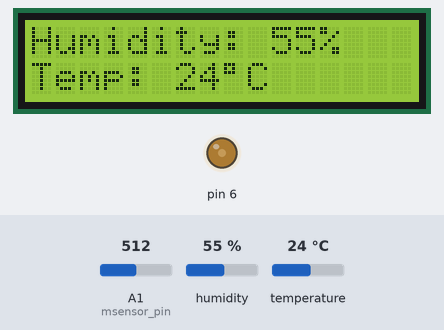
Recording of a sketch running on a simulated Arduino Uno, built with avr-gcc and run on an emulated ATmega328P. Shown: 16×2 character LCD, output pins drawn as LEDs (lit = HIGH). The inputs (shaded band) are chosen by the test bench; at power-on: humidity 55 %, A1 (msensor_pin) = 512, temperature 24 °C. What the sketch prints to the serial monitor is not drawn.

Above: at 3.2 s.
3.3 s: humidity set to 22 %
At 8.0 s:
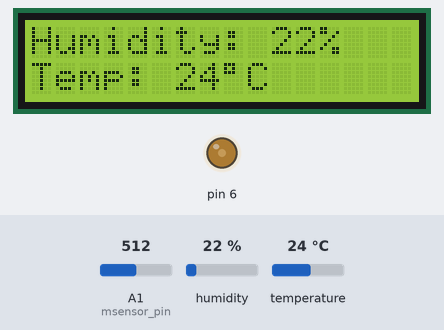
14.3 s: A1 (msensor_pin) set to 716
At 23.3 s:
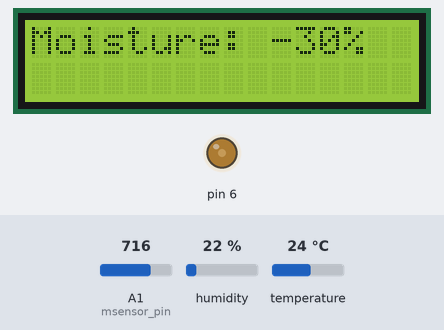
25.3 s: temperature set to 12 °C
At 30.3 s:
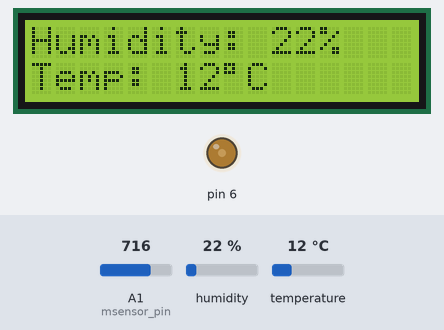
35.0 s: A1 (msensor_pin) set to 306
At 40.2 s:
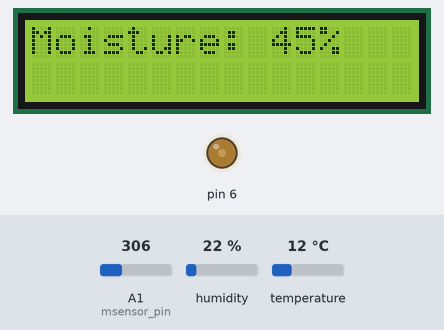
42.0 s: humidity set to 40 %
At 47.3 s:
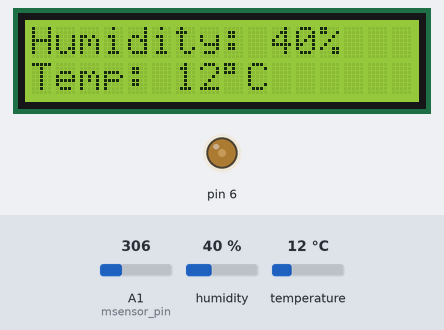
51.5 s: A1 (msensor_pin) set to 482
At 56.2 s:
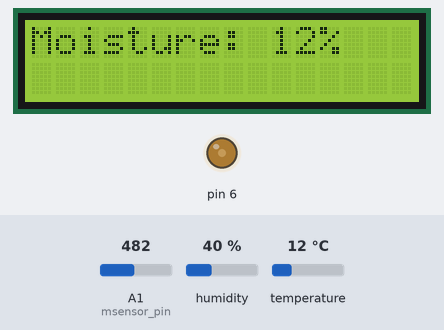
58.5 s: A1 (msensor_pin) set to 506
Timing chart, 0 to 61.5 s (numbered marks = the images above; inputs shaded):
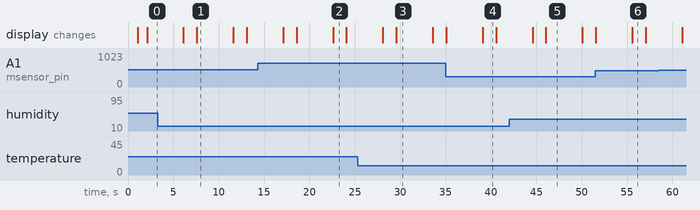

Measured:
- after the input at 3.3 s, the display: first differs from a run without the input after 4.3 s (image 1)
- after the input at 14.3 s, the display: first differs from a run without the input after 8.3 s (image 2)
- after the input at 25.3 s, the display: first differs from a run without the input after 4.3 s (image 3)
- after the input at 35.0 s, the display: first differs from a run without the input after 4.1 s (image 4)
- after the input at 42.0 s, the display: first differs from a run without the input after 4.1 s (image 5)
- after the input at 51.5 s, the display: first differs from a run without the input after 4.1 s (image 6)
- what the display in image 1 shows lasts 4.0 s, from 7.6 s to 11.6 s

The sketch:

smart_farming.ino
```cpp
#include <SoftwareSerial.h>
SoftwareSerial bt(9, 8); // RX, TX

#include <LiquidCrystal.h>
#include "dht.h"
#define dataPin A0
#define ms A1

int Contrast=75;
LiquidCrystal lcd(12, 11, 5, 4, 3, 2);

dht DHT;

int temp;
int hum;

int msensor_pin = A1 ;
int msoutput_value =0;

void setup() {

 Serial.begin(9600);
 Serial.setTimeout(50);
 bt.begin(9600);
 delay(1000);
 Serial.println("Reading From the Sensor ...");
 analogWrite(6,Contrast);
 lcd.begin(16,2);
 delay(1000);
}

void loop(){
  int readData = DHT.read11(dataPin);

   hum = DHT.humidity;
   temp = DHT.temperature;
   msoutput_value= analogRead(msensor_pin);

   int ms_temp = msoutput_value;

   Serial.print("Mositure:= ");
   Serial.println(msoutput_value);
   msoutput_value = map(msoutput_value,550,10,0,100);
   Serial.print("Mositure %:= ");
   Serial.print(msoutput_value);
   Serial.println("%");


   Serial.print("Temperature = ");
  Serial.println(DHT.temperature);
  Serial.print("Humidity = ");
  Serial.println(DHT.humidity);
  lcd.setCursor(0,0);
  lcd.print("Humidity: ");
  lcd.print(hum);
  lcd.print("% ");

  lcd.setCursor(0,1);
  lcd.print("Temp: ");
  lcd.print(temp);
  lcd.print((char)223);
  lcd.print("C ");
  delay(4000);
  lcd.clear();
  lcd.setCursor(0,0);
  lcd.print("Moisture: ");
  lcd.print(msoutput_value);
  lcd.print("% ");


 bt.print("Mositure: ");
 bt.print(msoutput_value);
 delay(100);
 bt.println("%");
 bt.println("");
 bt.print("Temp: ");
 bt.print(DHT.temperature);
 delay(100);
 bt.println("c");
 bt.println("");
 delay(100);
 bt.print("Humidity: ");
 bt.print(DHT.humidity);
 delay(100);
 bt.println("%");
 bt.println("");
delay(1000);
}
```
